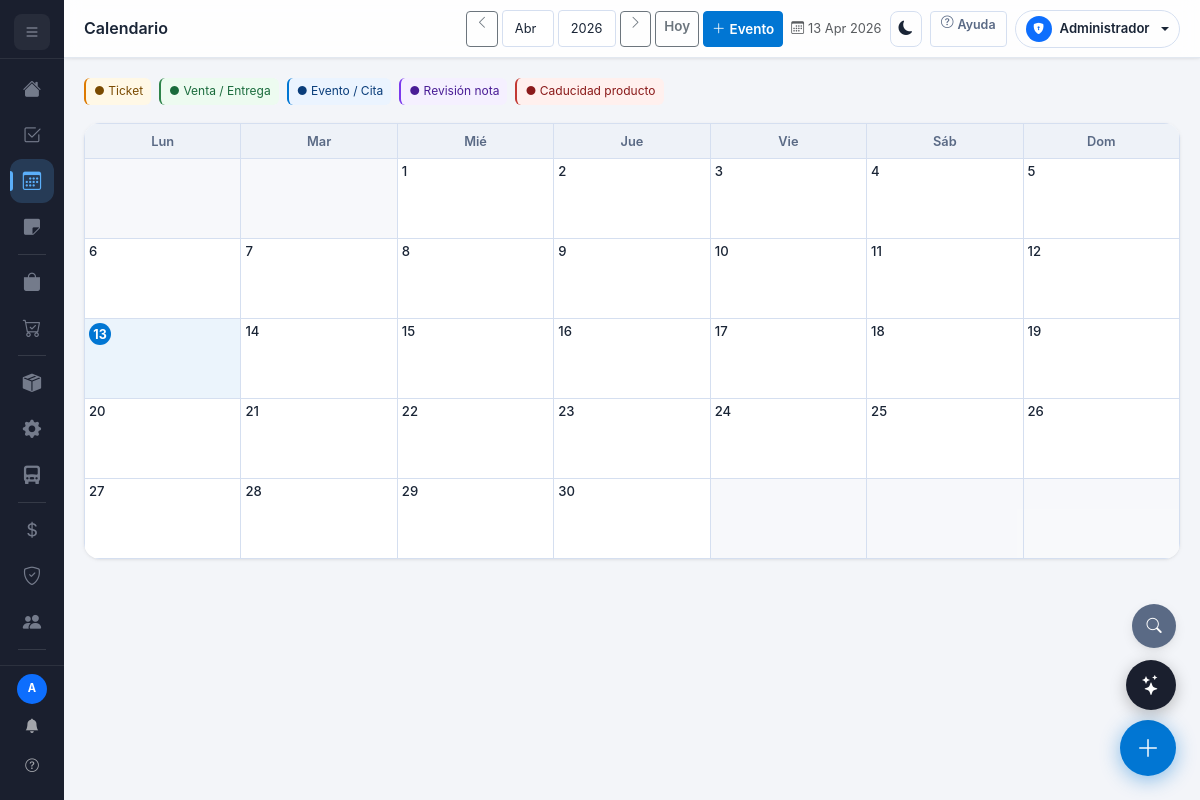
The page /calendario (signed in) on the database as committed earlier.
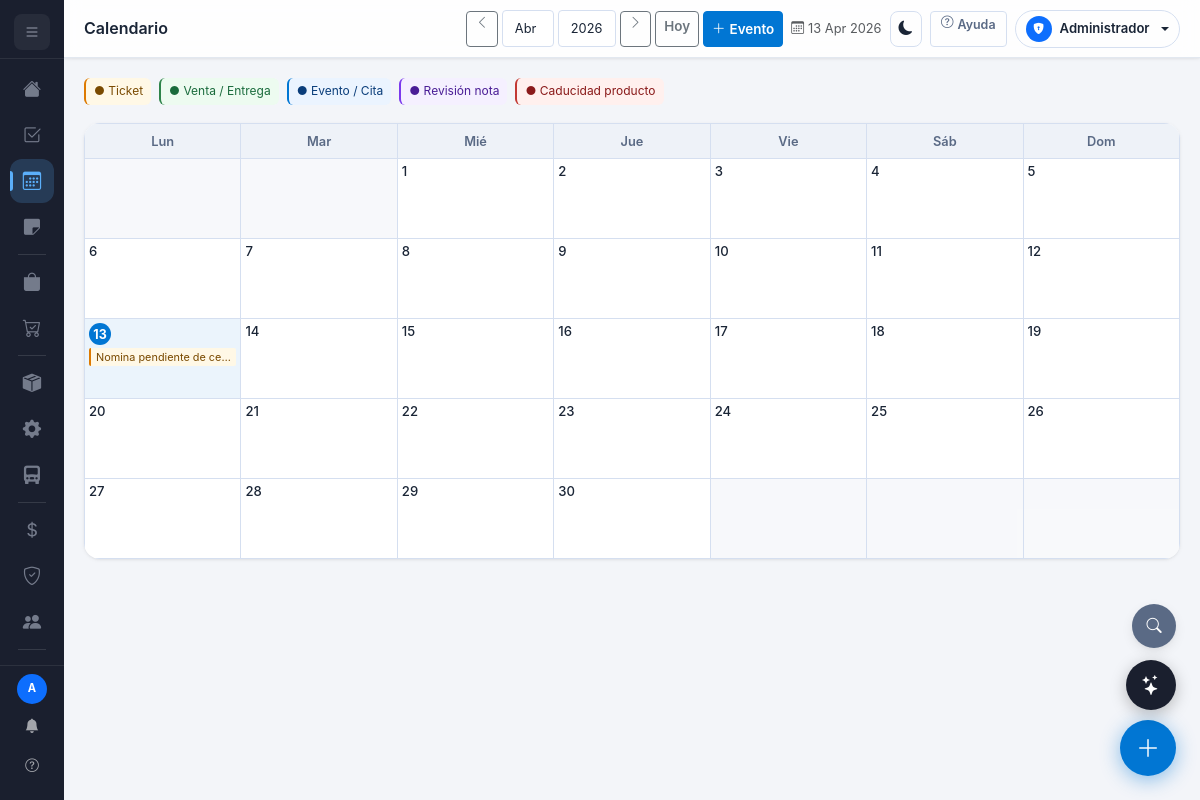
The same page on the database as committed later.
### models.py (models this page shows)
class Tarea(db.Model):
    __tablename__ = 'tareas'
    id                = db.Column(db.Integer, primary_key=True)
    titulo            = db.Column(db.String(200), nullable=False)
    descripcion       = db.Column(db.Text)
    estado            = db.Column(db.String(20), default='pendiente')
    prioridad         = db.Column(db.String(10), default='media')
    fecha_vencimiento = db.Column(db.Date)
    asignado_a        = db.Column(db.Integer, db.ForeignKey('users.id'))
    creado_por        = db.Column(db.Integer, db.ForeignKey('users.id'))
    creado_en         = db.Column(db.DateTime, default=datetime.utcnow)
    cotizacion_id     = db.Column(db.Integer, db.ForeignKey('cotizaciones.id'), nullable=True)
    tarea_tipo        = db.Column(db.String(50), nullable=True)   # comprar_materias, verificar_abono
    tarea_pareja_id   = db.Column(db.Integer, db.ForeignKey('tareas.id'), nullable=True)
    es_demo           = db.Column(db.Boolean, default=False)
    orden_compra_id   = db.Column(db.Integer, db.ForeignKey('ordenes_compra.id'), nullable=True)
    venta_id          = db.Column(db.Integer, db.ForeignKey('ventas.id'), nullable=True)
    categoria         = db.Column(db.String(50), nullable=True)  # calidad, logistica, pago, general
    asignado_user     = db.relationship('User', foreign_keys=[asignado_a], backref='tareas_asignadas')
    creador           = db.relationship('User', foreign_keys=[creado_por])
    asignados         = db.relationship('TareaAsignado', backref='tarea', lazy=True, cascade='all, delete-orphan')
    comentarios       = db.relationship('TareaComentario', backref='tarea', lazy=True, cascade='all, delete-orphan', order_by='TareaComentario.creado_en')

### routes/dashboard.py (the view, shortened to what this page needs)
    @app.route('/calendario')
    @login_required
    def calendario():
        from datetime import date as date_t
        hoy = date_t.today()
        anio = int(request.args.get('anio', hoy.year))
        mes  = int(request.args.get('mes',  hoy.month))
        eventos = {}
        try:
            for t in Tarea.query.filter(Tarea.fecha_vencimiento != None).all():
                k = t.fecha_vencimiento.strftime('%Y-%m-%d')
                ref_url = url_for('tarea_ver', id=t.id)
                desc_parts = []
                if t.descripcion and not desc_parts:
                    desc_parts.append(t.descripcion[:80])
                estado_label = {'pendiente':'Pendiente','en_progreso':'En progreso','completada':'Completada'}.get(t.estado, t.estado)
                desc_parts.append('Estado: ' + estado_label)
                if t.prioridad:
                    desc_parts.append('Prioridad: ' + t.prioridad.title())
                eventos.setdefault(k, []).append({'t':'tarea','n':t.titulo,'s':t.estado,
                    'd':' · '.join(desc_parts),'url':ref_url,'tid':t.id})
        except Exception as _e:
            logging.warning(f'Calendario: tareas error: {_e}'); db.session.rollback()
        try:
            for v in Venta.query.filter(Venta.fecha_entrega_est != None).all():
                k = v.fecha_entrega_est.strftime('%Y-%m-%d')
                cliente_nom = ''
                try:
                    if v.cliente: cliente_nom = v.cliente.empresa or v.cliente.nombre or ''
                except Exception as _e: logging.warning(f'Calendario: cliente lookup error: {_e}')
                desc = ('Cliente: ' + cliente_nom + ' · ' if cliente_nom else '') + 'Estado: ' + v.estado
                if v.numero: desc = 'Venta ' + v.numero + ' · ' + desc
                eventos.setdefault(k, []).append({'t':'venta','n':v.titulo,'s':v.estado,
                    'd':desc,'url':url_for('venta_editar', id=v.id),'tid':v.id})
        except Exception as _e:
            logging.warning(f'Calendario: ventas error: {_e}'); db.session.rollback()
        try:
            for e in Evento.query.all():
                k = e.fecha.strftime('%Y-%m-%d')
                desc = (e.descripcion[:80] if e.descripcion else '') or (e.tipo or 'Evento')
                eventos.setdefault(k, []).append({'t':'evento','n':e.titulo,'s':e.tipo,'d':desc,'url':'','tid':e.id})
        except Exception as _e:
            logging.warning(f'Calendario: eventos error: {_e}'); db.session.rollback()
        try:
            for n in Nota.query.filter(Nota.fecha_revision != None).all():
                k = n.fecha_revision.strftime('%Y-%m-%d')
                desc = (n.contenido[:80] if n.contenido else '') or 'Revisión programada'
                eventos.setdefault(k, []).append({'t':'nota','n':n.titulo or '(nota sin título)','s':'revision',
                    'd':desc,'url':url_for('notas'),'tid':n.id})
        except Exception as _e:
            logging.warning(f'Calendario: notas error: {_e}'); db.session.rollback()
        try:
            for p in Producto.query.filter(Producto.fecha_caducidad != None, Producto.activo == True).all():
                k = p.fecha_caducidad.strftime('%Y-%m-%d')
                desc_p = []
                if p.sku: desc_p.append('SKU: ' + p.sku)
                if p.stock is not None: desc_p.append('Stock: ' + str(int(p.stock)))
                eventos.setdefault(k, []).append({'t':'caducidad','n':p.nombre,'s':'caducidad',
                    'd':' · '.join(desc_p) or 'Próximo a caducar','url':url_for('inventario'),'tid':p.id})
        except Exception as _e:
            logging.warning(f'Calendario: caducidad error: {_e}'); db.session.rollback()
        import calendar as cal_mod
        from datetime import date as _date
        cal_obj = cal_mod.Calendar(firstweekday=0)   # 0 = Monday first
        month_days = cal_obj.monthdayscalendar(anio, mes)
        prev_mes  = mes - 1 if mes > 1 else 12
        prev_anio = anio if mes > 1 else anio - 1
        next_mes  = mes + 1 if mes < 12 else 1
        next_anio = anio if mes < 12 else anio + 1
        today_str = _date.today().strftime('%Y-%m-%d')
        mes_nombres = ['','Enero','Febrero','Marzo','Abril','Mayo','Junio',
                       'Julio','Agosto','Septiembre','Octubre','Noviembre','Diciembre']
        return render_template('calendario.html',
                               eventos=eventos, anio=anio, mes=mes,
                               month_days=month_days,
                               prev_mes=prev_mes, prev_anio=prev_anio,
                               next_mes=next_mes, next_anio=next_anio,
                               today_str=today_str,
                               mes_nombre=mes_nombres[mes])

### models.py (called while the page is built)
@login_manager.user_loader
def load_user(uid): return db.session.get(User, int(uid))

### utils.py (called while the page is built, shortened)
def _get_roles_usuario(user):
    if not user or not user.is_authenticated:
        return []
    roles = set()
    roles.add(user.rol)  # rol principal siempre incluido
    try:
        asignados = json.loads(user.roles_asignados or '[]')
        if isinstance(asignados, list):
            roles.update(asignados)
    except Exception:
        pass
    if 'admin' in roles:
        return list(_ROL_LABELS.keys())
    return sorted(roles, key=lambda r: list(_ROL_LABELS.keys()).index(r) if r in _ROL_LABELS else 99)

def _get_rol_activo(user):
    if not user or not user.is_authenticated:
        return 'usuario'
    rol_session = session.get('rol_activo')
    if rol_session and rol_session in _get_roles_usuario(user):
        return rol_session
    return user.rol

def _modulos_user(user):
    if not user or not user.is_authenticated: return []
    rol_activo = _get_rol_activo(user)
    if rol_activo == 'admin': return _MODULOS_TODOS

### templates/calendario.html (shortened to what the changed rows need)
{% extends 'base.html' %}
{% block title %}Calendario{% endblock %}{% block page_title %}Calendario{% endblock %}
{% block content %}
<div style="background:var(--surface);border-radius:16px;overflow:hidden;box-shadow:var(--shadow)">
<table style="width:100%;border-collapse:collapse;table-layout:fixed">
<thead><tr>
  {% for dia in ['Lun','Mar','Mié','Jue','Vie','Sáb','Dom'] %}
  <th style="padding:.6rem;text-align:center;font-size:.8rem;color:var(--text2);background:var(--surface2);font-weight:600;border:1px solid var(--border)">{{ dia }}</th>
  {% endfor %}
</tr></thead>
<tbody>
{% for week in month_days %}
<tr>
  {% for day in week %}
    {% if day == 0 %}
    <td class="cal-day other-month" style="border:1px solid var(--border);height:80px;vertical-align:top;padding:4px"></td>
    {% else %}
      {% set dk = '%04d-%02d-%02d'|format(anio, mes, day) %}
      {% set evs = eventos.get(dk, []) %}
      {% set is_today = (dk == today_str) %}
      <td class="cal-day{% if is_today %} today{% endif %}"
          style="border:1px solid var(--border);height:80px;vertical-align:top;padding:4px;cursor:pointer{% if is_today %};background:rgba(var(--ac-rgb),.08){% endif %}"
          onclick="document.getElementById('evFecha').value='{{ dk }}';new bootstrap.Modal(document.getElementById('modalEvento')).show()">
        {% if is_today %}
        <div style="margin-bottom:3px">
          <span style="background:var(--ac);color:#fff;border-radius:50%;width:22px;height:22px;display:inline-flex;align-items:center;justify-content:center;font-size:.78rem;font-weight:700">{{ day }}</span>
        </div>
        {% else %}
        <div style="font-size:.82rem;font-weight:500;margin-bottom:3px;color:var(--text)">{{ day }}</div>
        {% endif %}
        {% for ev in evs[:3] %}
          {% set ev_cls = {'tarea':'ev-tarea','venta':'ev-venta','evento':'ev-evento','nota':'ev-nota','caducidad':'ev-caducidad'}.get(ev.t, 'ev-evento') %}
          <div class="cal-ev {{ ev_cls }}"
               data-titulo="{{ ev.n|e }}"
               data-desc="{{ (ev.d or '')|e }}"
               data-tipo="{{ ev.t }}"
               data-url="{{ (ev.url or '')|e }}"
               onclick="verEvento(event,this)"
               style="font-size:.68rem;overflow:hidden;white-space:nowrap;text-overflow:ellipsis;max-width:100%;cursor:pointer">{{ ev.n|truncate(24,true,'…') }}</div>
        {% endfor %}
      </td>
    {% endif %}
  {% endfor %}
</tr>
{% endfor %}
</tbody>
</table>
</div>
{% endblock %}

Rows that differ between the two databases and show on the page:
added Tarea: n "Nomina pendiente de ce…"
